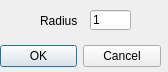
<?xml version="1.0" encoding="UTF-8"?>
<ui version="4.0">
 <class>ConvolutionGaussianDialog</class>
 <widget class="QDialog" name="ConvolutionGaussianDialog">
  <property name="geometry">
   <rect>
    <x>0</x>
    <y>0</y>
    <width>168</width>
    <height>72</height>
   </rect>
  </property>
  <property name="minimumSize">
   <size>
    <width>168</width>
    <height>72</height>
   </size>
  </property>
  <property name="maximumSize">
   <size>
    <width>168</width>
    <height>72</height>
   </size>
  </property>
  <property name="windowTitle">
   <string>Dialog</string>
  </property>
  <widget class="QDialogButtonBox" name="buttonBox">
   <property name="geometry">
    <rect>
     <x>0</x>
     <y>40</y>
     <width>161</width>
     <height>32</height>
    </rect>
   </property>
   <property name="orientation">
    <enum>Qt::Horizontal</enum>
   </property>
   <property name="standardButtons">
    <set>QDialogButtonBox::Cancel|QDialogButtonBox::Ok</set>
   </property>
  </widget>
  <widget class="QLabel" name="label">
   <property name="geometry">
    <rect>
     <x>40</x>
     <y>10</y>
     <width>46</width>
     <height>21</height>
    </rect>
   </property>
   <property name="text">
    <string>Radius</string>
   </property>
  </widget>
  <widget class="QLineEdit" name="lineEdit">
   <property name="geometry">
    <rect>
     <x>90</x>
     <y>10</y>
     <width>41</width>
     <height>20</height>
    </rect>
   </property>
   <property name="text">
    <string>1</string>
   </property>
  </widget>
 </widget>
 <resources/>
 <connections>
  <connection>
   <sender>buttonBox</sender>
   <signal>accepted()</signal>
   <receiver>ConvolutionGaussianDialog</receiver>
   <slot>accept()</slot>
   <hints>
    <hint type="sourcelabel">
     <x>248</x>
     <y>254</y>
    </hint>
    <hint type="destinationlabel">
     <x>157</x>
     <y>274</y>
    </hint>
   </hints>
  </connection>
  <connection>
   <sender>buttonBox</sender>
   <signal>rejected()</signal>
   <receiver>ConvolutionGaussianDialog</receiver>
   <slot>reject()</slot>
   <hints>
    <hint type="sourcelabel">
     <x>316</x>
     <y>260</y>
    </hint>
    <hint type="destinationlabel">
     <x>286</x>
     <y>274</y>
    </hint>
   </hints>
  </connection>
 </connections>
</ui>
